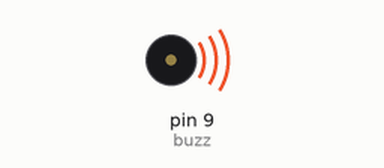
Simulated run of this sketch. Board: Arduino Uno, built with avr-gcc and run on an emulated ATmega328P. Shown: buzzer (waves = sounding, pin HIGH).

Above: at 0.5 s.
Timing chart, 0 to 4.6 s (numbered marks = the images above):
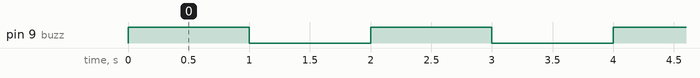

Measured:
- by itself, pin 9 (buzz): alternates HIGH for 1.0 s and LOW for 1.0 s

The sketch:

Adi.ino
```cpp
int buzz=9;

void setup() {
  pinMode(buzz,OUTPUT);

}
void loop() {
  digitalWrite(buzz,HIGH);
  delay (1000);
  digitalWrite(buzz,LOW);
  delay (1000);

}
```
